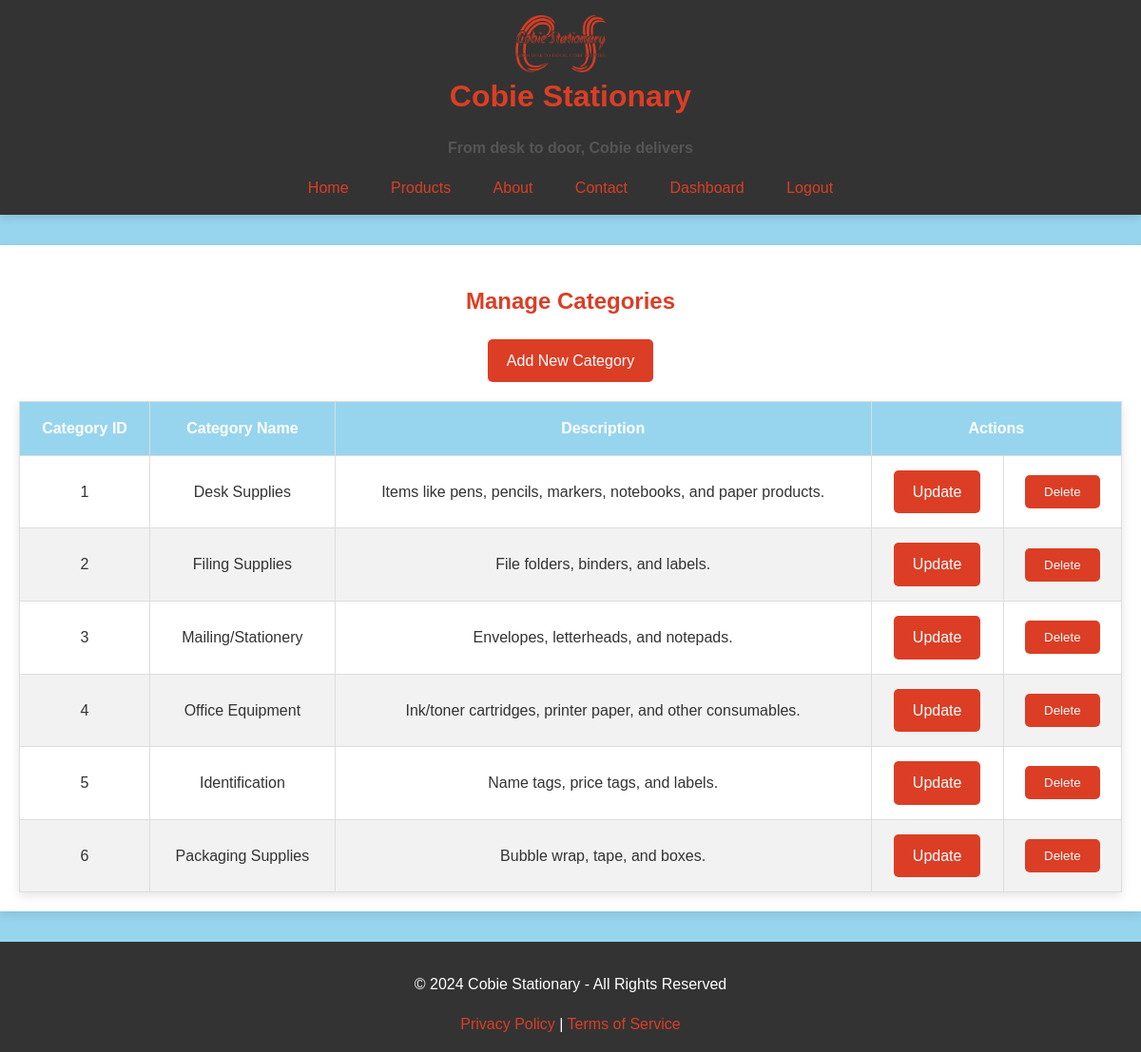
The app's page /inventory/manage/category (signed in) with its own data.
### app/models.py (models this page shows, shortened)
class Category(db.Model):
    __tablename__ = 'categories'
    category_id = db.Column(db.Integer, primary_key=True, autoincrement=True)
    category_name = db.Column(db.String(255), nullable=False)
    description = db.Column(db.Text)
    products = db.relationship('Product', backref='category', lazy=True)

### app/inventory/routes.py (the view)
@inventory_bp.route('/manage/category')
@login_required
def list_category():
    if current_user.role not in ['Admin']:
        flash("You don't have permission to manage categories.", 'danger')
        return redirect(url_for('inventory.view_inventory'))
    categories = Category.query.all()
    return render_template('list_category.html', categories=categories)

### app/inventory/templates/list_category.html (shortened to what this page needs)
{% extends 'base.html' %}
{% block head %}
<link rel="stylesheet" href="{{ url_for('static', filename='css/category.css') }}">
<link rel="stylesheet" href="{{ url_for('static', filename='css/tables.css') }}">
{% endblock %}
{% block content %}
    <h2>Manage Categories</h2>
    <a href="{{ url_for('inventory.add_category') }}" class="btn btn-primary mb-3">Add New Category</a>
    <table class="table">
        <thead>
            <tr>
                <th>Category ID</th>
                <th>Category Name</th>
                <th>Description</th>
                <th colspan="2">Actions</th>
            </tr>
        </thead>
        <tbody>
            {% for category in categories %}
            <tr>
                <td>{{ category.category_id }}</td>
                <td>{{ category.category_name }}</td>
                <td>{{ category.description }}</td>
                <td>
                    <a href="{{ url_for('inventory.update_category', category_id=category.category_id) }}" class="btn btn-primary">Update</a>
                </td>
                <td>
                    <form method="POST" action="{{ url_for('inventory.delete_category', category_id=category.category_id) }}" onsubmit="return confirm('Are you sure you want to delete this category?');">
                        <button type="submit" class="btn btn-danger">Delete</button>
                    </form>
                </td>
            </tr>
            {% endfor %}
        </tbody>
    </table>
{% endblock %}

### app/base/templates/base.html (shortened to what this page needs)
<!DOCTYPE html>
<html lang="en">
<head>
    <link rel="stylesheet" href="{{ url_for('static', filename='css/styles.css') }}">
    {% block head %}{% endblock %}
</head>
<body>
    <header>
        <div class="header-content">
            <img src="{{ url_for('static', filename='images/logo.png') }}" alt="Cobie Stationary Logo" class="logo">
            <div class="header-text">
                <h1>Cobie Stationary</h1>
                <h3>From desk to door, Cobie delivers</h3>
            </div>
        </div>
        <nav>
            <a href="{{ url_for('base.index') }}">Home</a>
            <a href="#">Products</a>
            <a href="#">About</a>
            <a href="#">Contact</a>
            {% if current_user.is_authenticated %}
                {% if current_user.role == 'Admin' %}
                    <a href="{{ url_for('base.admin_dashboard') }}">Dashboard</a>
                {% elif current_user.role == 'Salesperson' %}
                    <a href="{{ url_for('base.salesperson_dashboard') }}">Dashboard</a>
                {% endif %}
                <a href="{{ url_for('auth.logout') }}">Logout</a>
            {% else %}
                <a href="{{ url_for('reg.user_registration') }}">Sign Up</a>
                <a href="{{ url_for('auth.login') }}">Login</a>
            {% endif %}
        </nav>
    </header>
    <div class="container">
        {% block content %}{% endblock %}
    </div>
    <footer>
        <p>&copy; 2024 Cobie Stationary - All Rights Reserved</p>
        <a href="#">Privacy Policy</a> |
        <a href="#">Terms of Service</a>
    </footer>
</body>
</html>

### app/static/css/styles.css (style rules this page uses)
body { background-color: #97D5EE; color: #DB3E25; font-family: 'Arial', sans-serif; margin: 0; padding: 0; line-height: 1.6; text-align: center; }
header { background-color: #333333; box-shadow: 0px 4px 8px rgba(0, 0, 0, 0.1); padding: 1rem; margin-bottom: 2rem; }
.header-content { display: flexbox; justify-content: space-between; align-items: center; max-width: 1200px; margin: 0 auto; }
.header-text h1 { font-size: 2rem; margin: 0; }
.header-text h3 { font-size: 1rem; color: #555555; }
.logo { height: 60px; width: auto; margin-right: 20px; vertical-align: middle; }
nav { margin-top: 0.5rem; }
nav a { color: #DB3E25; text-decoration: none; padding: 0.625rem 1.25rem; border-radius: 5px; transition: background-color 0.3s ease; }
.container { max-width: 1200px; margin: 2rem auto; padding: 1.25rem; }
footer { background-color: #333333; color: #ffffff; padding: 1rem 0; text-align: center; }
footer a { color: #DB3E25; text-decoration: none; }

### app/static/css/tables.css (style rules this page uses)
.container { max-width: 1200px; margin: 2rem auto; padding: 1.25rem; background-color: #ffffff; box-shadow: 0px 4px 10px rgba(0, 0, 0, 0.1); }
.table { width: 100%; border-collapse: collapse; margin-top: 20px; box-shadow: 0px 4px 10px rgba(0, 0, 0, 0.1); }
.table th, .table td { padding: 15px; border: 1px solid #ddd; text-align: center; }
.table th { background-color: #97D5EE; color: #ffffff; font-weight: bold; }
.table tbody tr:nth-child(even) { background-color: #f2f2f2; }
.table tbody td { color: #333333; }
.btn { padding: 10px 20px; background-color: #DB3E25; color: #ffffff; border: none; border-radius: 5px; cursor: pointer; text-decoration: none; display: inline-block; transition: background-color 0.3s ease; }

### records on screen
Category: category_id "1", category_name "Desk Supplies", description "Items like pens, pencils, markers, notebooks, and paper products."
Category: category_id "2", category_name "Filing Supplies", description "File folders, binders, and labels."
Category: category_id "3", category_name "Mailing/Stationery", description "Envelopes, letterheads, and notepads."
Category: category_id "4", category_name "Office Equipment", description "Ink/toner cartridges, printer paper, and other consumables."
Category: category_id "5", category_name "Identification", description "Name tags, price tags, and labels."
Category: category_id "6", category_name "Packaging Supplies", description "Bubble wrap, tape, and boxes."
